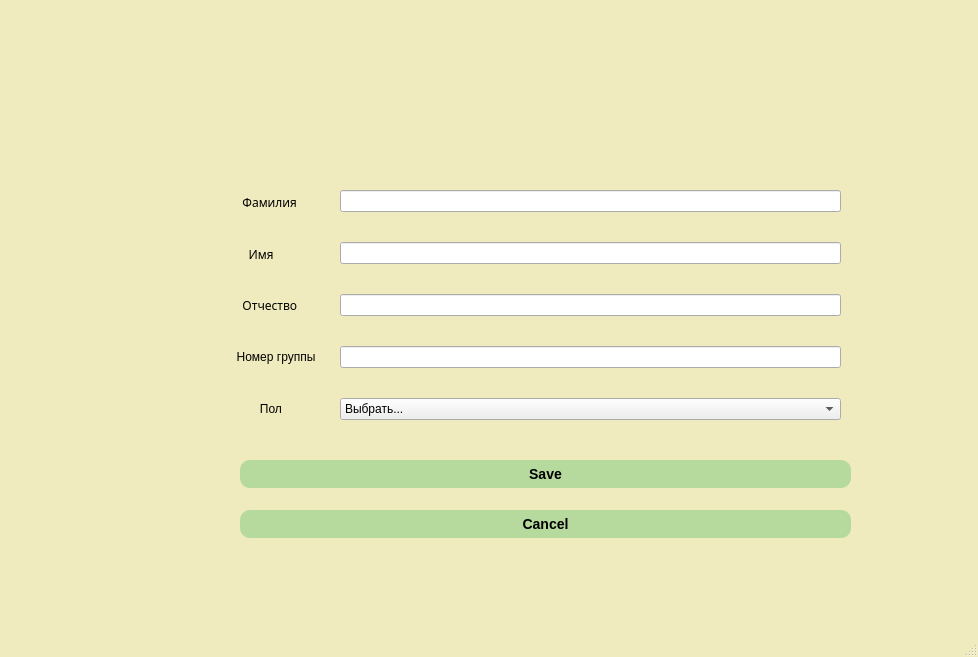
<?xml version="1.0" encoding="UTF-8"?>
<ui version="4.0">
 <class>MainWindow</class>
 <widget class="QMainWindow" name="MainWindow">
  <property name="geometry">
   <rect>
    <x>0</x>
    <y>0</y>
    <width>978</width>
    <height>657</height>
   </rect>
  </property>
  <property name="mouseTracking">
   <bool>false</bool>
  </property>
  <property name="windowTitle">
   <string>FilEye</string>
  </property>
  <property name="styleSheet">
   <string notr="true">QMainWindow{
	background-color:rgb(240, 235, 190)
}
QPushButton{
	background-color:rgb(182, 217, 157);
	border-style: outset;
	border-radius: 10px;
	border-color: beige;
	font: bold 14px;
	padding: 6px;		
}
QPushButton:pressed{
	background-color:rgb(147, 204, 105);
	border-style: outset;
	border-radius: 10px;
	border-color: beige;
	font: bold 14px;
	padding: 6px	
}
QSlider::handle:horizontal {
	background: rgb(182, 217, 157);
	padding: 6px;
	border-style: outset;
	border-radius: 10px;
	border-color: beige;
	font: bold 14px;
	margin: 0 -4px;
	
}
QSlider::handle:vertical {
	background: rgb(182, 217, 157);
	padding: 6px;
	border-style: outset;
	border-radius: 10px;
	border-color: beige;
	font: bold 14px;
	margin: 0 -4px;
	
}</string>
  </property>
  <property name="unifiedTitleAndToolBarOnMac">
   <bool>false</bool>
  </property>
  <widget class="QWidget" name="centralwidget">
   <widget class="QPushButton" name="registration_but">
    <property name="geometry">
     <rect>
      <x>240</x>
      <y>460</y>
      <width>611</width>
      <height>28</height>
     </rect>
    </property>
    <property name="text">
     <string>Save</string>
    </property>
   </widget>
   <widget class="QWidget" name="layoutWidget">
    <property name="geometry">
     <rect>
      <x>230</x>
      <y>180</y>
      <width>101</width>
      <height>251</height>
     </rect>
    </property>
    <layout class="QVBoxLayout" name="verticalLayout_2">
     <item>
      <widget class="QLabel" name="label_3">
       <property name="font">
        <font>
         <family>Snap ITC</family>
        </font>
       </property>
       <property name="text">
        <string>    Фамилия</string>
       </property>
      </widget>
     </item>
     <item>
      <widget class="QLabel" name="label_2">
       <property name="font">
        <font>
         <family>Snap ITC</family>
        </font>
       </property>
       <property name="text">
        <string>      Имя</string>
       </property>
      </widget>
     </item>
     <item>
      <widget class="QLabel" name="label">
       <property name="font">
        <font>
         <family>Snap ITC</family>
        </font>
       </property>
       <property name="text">
        <string>    Отчество</string>
       </property>
      </widget>
     </item>
     <item>
      <widget class="QLabel" name="label_5">
       <property name="text">
        <string>  Номер группы</string>
       </property>
      </widget>
     </item>
     <item>
      <widget class="QLabel" name="label_6">
       <property name="text">
        <string>         Пол</string>
       </property>
      </widget>
     </item>
    </layout>
   </widget>
   <widget class="QWidget" name="layoutWidget_2">
    <property name="geometry">
     <rect>
      <x>340</x>
      <y>166</y>
      <width>501</width>
      <height>281</height>
     </rect>
    </property>
    <layout class="QVBoxLayout" name="verticalLayout">
     <item>
      <widget class="QLineEdit" name="surname_edit"/>
     </item>
     <item>
      <widget class="QLineEdit" name="name_edit"/>
     </item>
     <item>
      <widget class="QLineEdit" name="patronymic_edit"/>
     </item>
     <item>
      <widget class="QLineEdit" name="group_edit"/>
     </item>
     <item>
      <widget class="QComboBox" name="gender_edit">
       <item>
        <property name="text">
         <string>Выбрать...</string>
        </property>
       </item>
       <item>
        <property name="text">
         <string>Мужской</string>
        </property>
       </item>
       <item>
        <property name="text">
         <string>Женский</string>
        </property>
       </item>
      </widget>
     </item>
    </layout>
   </widget>
   <widget class="QPushButton" name="cancel_but">
    <property name="geometry">
     <rect>
      <x>240</x>
      <y>510</y>
      <width>611</width>
      <height>28</height>
     </rect>
    </property>
    <property name="text">
     <string>Cancel</string>
    </property>
   </widget>
  </widget>
  <widget class="QMenuBar" name="menubar">
   <property name="geometry">
    <rect>
     <x>0</x>
     <y>0</y>
     <width>978</width>
     <height>26</height>
    </rect>
   </property>
  </widget>
  <widget class="QStatusBar" name="statusbar"/>
 </widget>
 <resources/>
 <connections/>
</ui>
